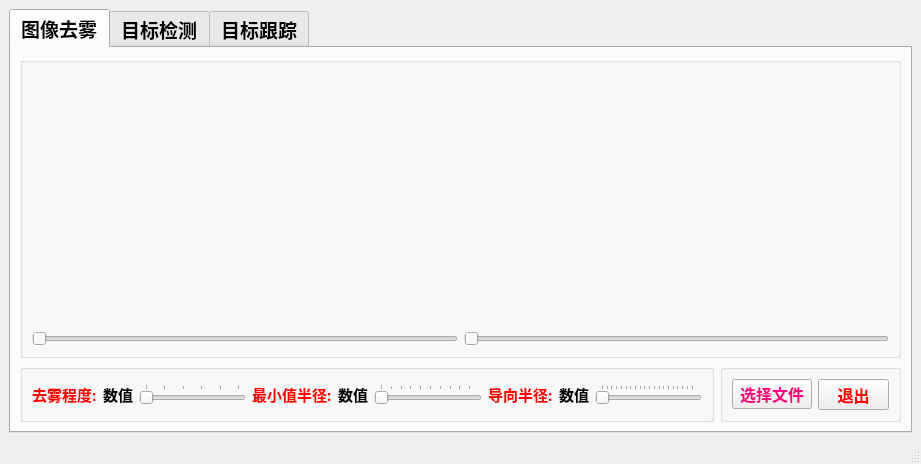
<?xml version="1.0" encoding="UTF-8"?>
<ui version="4.0">
 <class>MainWindow</class>
 <widget class="QMainWindow" name="MainWindow">
  <property name="geometry">
   <rect>
    <x>0</x>
    <y>0</y>
    <width>921</width>
    <height>464</height>
   </rect>
  </property>
  <property name="windowTitle">
   <string>智能图像处理系统</string>
  </property>
  <property name="windowIcon">
   <iconset>
    <normaloff>C:/Users/DELL/.designer/backup/xidianLogo.png</normaloff>C:/Users/DELL/.designer/backup/xidianLogo.png</iconset>
  </property>
  <widget class="QWidget" name="centralwidget">
   <layout class="QHBoxLayout" name="horizontalLayout_2">
    <item>
     <widget class="QTabWidget" name="tabWidget">
      <property name="sizePolicy">
       <sizepolicy hsizetype="Expanding" vsizetype="Expanding">
        <horstretch>0</horstretch>
        <verstretch>0</verstretch>
       </sizepolicy>
      </property>
      <property name="palette">
       <palette>
        <active>
         <colorrole role="ButtonText">
          <brush brushstyle="SolidPattern">
           <color alpha="255">
            <red>0</red>
            <green>85</green>
            <blue>255</blue>
           </color>
          </brush>
         </colorrole>
        </active>
        <inactive>
         <colorrole role="ButtonText">
          <brush brushstyle="SolidPattern">
           <color alpha="255">
            <red>0</red>
            <green>85</green>
            <blue>255</blue>
           </color>
          </brush>
         </colorrole>
        </inactive>
        <disabled>
         <colorrole role="ButtonText">
          <brush brushstyle="SolidPattern">
           <color alpha="255">
            <red>120</red>
            <green>120</green>
            <blue>120</blue>
           </color>
          </brush>
         </colorrole>
        </disabled>
       </palette>
      </property>
      <property name="font">
       <font>
        <family>Adobe Arabic</family>
        <pointsize>14</pointsize>
        <weight>75</weight>
        <bold>true</bold>
       </font>
      </property>
      <property name="currentIndex">
       <number>0</number>
      </property>
      <widget class="QWidget" name="tab">
       <attribute name="icon">
        <iconset>
         <normaloff>C:/Users/DELL/.designer/backup/ok_3.png</normaloff>C:/Users/DELL/.designer/backup/ok_3.png</iconset>
       </attribute>
       <attribute name="title">
        <string>图像去雾</string>
       </attribute>
       <layout class="QVBoxLayout" name="verticalLayout_7">
        <item>
         <widget class="QGroupBox" name="groupBox_6">
          <property name="title">
           <string/>
          </property>
          <layout class="QHBoxLayout" name="horizontalLayout_4">
           <item>
            <layout class="QVBoxLayout" name="verticalLayout_2">
             <property name="spacing">
              <number>30</number>
             </property>
             <item>
              <widget class="QLabel" name="label_2">
               <property name="sizePolicy">
                <sizepolicy hsizetype="Expanding" vsizetype="Expanding">
                 <horstretch>0</horstretch>
                 <verstretch>0</verstretch>
                </sizepolicy>
               </property>
               <property name="frameShape">
                <enum>QFrame::NoFrame</enum>
               </property>
              </widget>
             </item>
             <item>
              <widget class="QSlider" name="horizontalSlider_4">
               <property name="orientation">
                <enum>Qt::Horizontal</enum>
               </property>
              </widget>
             </item>
            </layout>
           </item>
           <item>
            <layout class="QVBoxLayout" name="verticalLayout">
             <property name="spacing">
              <number>30</number>
             </property>
             <item>
              <widget class="QLabel" name="label">
               <property name="sizePolicy">
                <sizepolicy hsizetype="Expanding" vsizetype="Expanding">
                 <horstretch>0</horstretch>
                 <verstretch>0</verstretch>
                </sizepolicy>
               </property>
               <property name="frameShape">
                <enum>QFrame::NoFrame</enum>
               </property>
              </widget>
             </item>
             <item>
              <widget class="QSlider" name="horizontalSlider_5">
               <property name="orientation">
                <enum>Qt::Horizontal</enum>
               </property>
              </widget>
             </item>
            </layout>
           </item>
          </layout>
         </widget>
        </item>
        <item>
         <layout class="QHBoxLayout" name="horizontalLayout_5">
          <item>
           <widget class="QGroupBox" name="groupBox">
            <property name="title">
             <string/>
            </property>
            <layout class="QHBoxLayout" name="horizontalLayout">
             <item>
              <widget class="QLabel" name="label_3">
               <property name="maximumSize">
                <size>
                 <width>90</width>
                 <height>30</height>
                </size>
               </property>
               <property name="palette">
                <palette>
                 <active>
                  <colorrole role="WindowText">
                   <brush brushstyle="SolidPattern">
                    <color alpha="255">
                     <red>255</red>
                     <green>0</green>
                     <blue>0</blue>
                    </color>
                   </brush>
                  </colorrole>
                 </active>
                 <inactive>
                  <colorrole role="WindowText">
                   <brush brushstyle="SolidPattern">
                    <color alpha="255">
                     <red>255</red>
                     <green>0</green>
                     <blue>0</blue>
                    </color>
                   </brush>
                  </colorrole>
                 </inactive>
                 <disabled>
                  <colorrole role="WindowText">
                   <brush brushstyle="SolidPattern">
                    <color alpha="255">
                     <red>120</red>
                     <green>120</green>
                     <blue>120</blue>
                    </color>
                   </brush>
                  </colorrole>
                 </disabled>
                </palette>
               </property>
               <property name="font">
                <font>
                 <pointsize>11</pointsize>
                 <weight>75</weight>
                 <bold>true</bold>
                </font>
               </property>
               <property name="text">
                <string>去雾程度:</string>
               </property>
              </widget>
             </item>
             <item>
              <widget class="QLabel" name="label_11">
               <property name="font">
                <font>
                 <pointsize>11</pointsize>
                </font>
               </property>
               <property name="text">
                <string>数值</string>
               </property>
              </widget>
             </item>
             <item>
              <widget class="QSlider" name="horizontalSlider">
               <property name="toolTip">
                <string>此处对应百分比形式:%</string>
               </property>
               <property name="minimum">
                <number>50</number>
               </property>
               <property name="maximum">
                <number>100</number>
               </property>
               <property name="singleStep">
                <number>1</number>
               </property>
               <property name="orientation">
                <enum>Qt::Horizontal</enum>
               </property>
               <property name="tickPosition">
                <enum>QSlider::TicksAbove</enum>
               </property>
              </widget>
             </item>
             <item>
              <widget class="QLabel" name="label_4">
               <property name="maximumSize">
                <size>
                 <width>100</width>
                 <height>30</height>
                </size>
               </property>
               <property name="palette">
                <palette>
                 <active>
                  <colorrole role="WindowText">
                   <brush brushstyle="SolidPattern">
                    <color alpha="255">
                     <red>255</red>
                     <green>0</green>
                     <blue>0</blue>
                    </color>
                   </brush>
                  </colorrole>
                 </active>
                 <inactive>
                  <colorrole role="WindowText">
                   <brush brushstyle="SolidPattern">
                    <color alpha="255">
                     <red>255</red>
                     <green>0</green>
                     <blue>0</blue>
                    </color>
                   </brush>
                  </colorrole>
                 </inactive>
                 <disabled>
                  <colorrole role="WindowText">
                   <brush brushstyle="SolidPattern">
                    <color alpha="255">
                     <red>120</red>
                     <green>120</green>
                     <blue>120</blue>
                    </color>
                   </brush>
                  </colorrole>
                 </disabled>
                </palette>
               </property>
               <property name="font">
                <font>
                 <pointsize>11</pointsize>
                 <weight>75</weight>
                 <bold>true</bold>
                </font>
               </property>
               <property name="text">
                <string>最小值半径:</string>
               </property>
              </widget>
             </item>
             <item>
              <widget class="QLabel" name="label_13">
               <property name="font">
                <font>
                 <pointsize>11</pointsize>
                </font>
               </property>
               <property name="text">
                <string>数值</string>
               </property>
              </widget>
             </item>
             <item>
              <widget class="QSlider" name="horizontalSlider_2">
               <property name="toolTip">
                <string>&lt;html&gt;&lt;head/&gt;&lt;body&gt;&lt;p&gt;此处用于设定最小值半径,范围:(5,100)&lt;/p&gt;&lt;/body&gt;&lt;/html&gt;</string>
               </property>
               <property name="minimum">
                <number>5</number>
               </property>
               <property name="maximum">
                <number>100</number>
               </property>
               <property name="orientation">
                <enum>Qt::Horizontal</enum>
               </property>
               <property name="tickPosition">
                <enum>QSlider::TicksAbove</enum>
               </property>
              </widget>
             </item>
             <item>
              <widget class="QLabel" name="label_5">
               <property name="maximumSize">
                <size>
                 <width>91</width>
                 <height>21</height>
                </size>
               </property>
               <property name="palette">
                <palette>
                 <active>
                  <colorrole role="WindowText">
                   <brush brushstyle="SolidPattern">
                    <color alpha="255">
                     <red>255</red>
                     <green>0</green>
                     <blue>0</blue>
                    </color>
                   </brush>
                  </colorrole>
                 </active>
                 <inactive>
                  <colorrole role="WindowText">
                   <brush brushstyle="SolidPattern">
                    <color alpha="255">
                     <red>255</red>
                     <green>0</green>
                     <blue>0</blue>
                    </color>
                   </brush>
                  </colorrole>
                 </inactive>
                 <disabled>
                  <colorrole role="WindowText">
                   <brush brushstyle="SolidPattern">
                    <color alpha="255">
                     <red>120</red>
                     <green>120</green>
                     <blue>120</blue>
                    </color>
                   </brush>
                  </colorrole>
                 </disabled>
                </palette>
               </property>
               <property name="font">
                <font>
                 <pointsize>11</pointsize>
                 <weight>75</weight>
                 <bold>true</bold>
                </font>
               </property>
               <property name="text">
                <string>导向半径:</string>
               </property>
              </widget>
             </item>
             <item>
              <widget class="QLabel" name="label_14">
               <property name="font">
                <font>
                 <pointsize>11</pointsize>
                </font>
               </property>
               <property name="text">
                <string>数值</string>
               </property>
              </widget>
             </item>
             <item>
              <widget class="QSlider" name="horizontalSlider_3">
               <property name="toolTip">
                <string>此处用于设定导向滤波半径,范围:(5,200)</string>
               </property>
               <property name="minimum">
                <number>5</number>
               </property>
               <property name="maximum">
                <number>200</number>
               </property>
               <property name="orientation">
                <enum>Qt::Horizontal</enum>
               </property>
               <property name="tickPosition">
                <enum>QSlider::TicksAbove</enum>
               </property>
              </widget>
             </item>
            </layout>
           </widget>
          </item>
          <item>
           <widget class="QGroupBox" name="groupBox_2">
            <property name="maximumSize">
             <size>
              <width>400</width>
              <height>68</height>
             </size>
            </property>
            <property name="title">
             <string/>
            </property>
            <layout class="QHBoxLayout" name="horizontalLayout_3">
             <item>
              <widget class="QPushButton" name="pushButton_2">
               <property name="maximumSize">
                <size>
                 <width>90</width>
                 <height>30</height>
                </size>
               </property>
               <property name="palette">
                <palette>
                 <active>
                  <colorrole role="ButtonText">
                   <brush brushstyle="SolidPattern">
                    <color alpha="255">
                     <red>255</red>
                     <green>0</green>
                     <blue>127</blue>
                    </color>
                   </brush>
                  </colorrole>
                 </active>
                 <inactive>
                  <colorrole role="ButtonText">
                   <brush brushstyle="SolidPattern">
                    <color alpha="255">
                     <red>255</red>
                     <green>0</green>
                     <blue>127</blue>
                    </color>
                   </brush>
                  </colorrole>
                 </inactive>
                 <disabled>
                  <colorrole role="ButtonText">
                   <brush brushstyle="SolidPattern">
                    <color alpha="255">
                     <red>120</red>
                     <green>120</green>
                     <blue>120</blue>
                    </color>
                   </brush>
                  </colorrole>
                 </disabled>
                </palette>
               </property>
               <property name="font">
                <font>
                 <pointsize>12</pointsize>
                </font>
               </property>
               <property name="text">
                <string>选择文件</string>
               </property>
              </widget>
             </item>
             <item>
              <widget class="QPushButton" name="pushButton_3">
               <property name="maximumSize">
                <size>
                 <width>71</width>
                 <height>31</height>
                </size>
               </property>
               <property name="palette">
                <palette>
                 <active>
                  <colorrole role="ButtonText">
                   <brush brushstyle="SolidPattern">
                    <color alpha="255">
                     <red>255</red>
                     <green>0</green>
                     <blue>0</blue>
                    </color>
                   </brush>
                  </colorrole>
                 </active>
                 <inactive>
                  <colorrole role="ButtonText">
                   <brush brushstyle="SolidPattern">
                    <color alpha="255">
                     <red>255</red>
                     <green>0</green>
                     <blue>0</blue>
                    </color>
                   </brush>
                  </colorrole>
                 </inactive>
                 <disabled>
                  <colorrole role="ButtonText">
                   <brush brushstyle="SolidPattern">
                    <color alpha="255">
                     <red>120</red>
                     <green>120</green>
                     <blue>120</blue>
                    </color>
                   </brush>
                  </colorrole>
                 </disabled>
                </palette>
               </property>
               <property name="font">
                <font>
                 <pointsize>12</pointsize>
                </font>
               </property>
               <property name="text">
                <string>退出</string>
               </property>
              </widget>
             </item>
            </layout>
           </widget>
          </item>
         </layout>
        </item>
       </layout>
      </widget>
      <widget class="QWidget" name="tab_3">
       <attribute name="icon">
        <iconset>
         <normaloff>C:/Users/DELL/.designer/backup/ok_4.png</normaloff>C:/Users/DELL/.designer/backup/ok_4.png</iconset>
       </attribute>
       <attribute name="title">
        <string>目标检测</string>
       </attribute>
       <layout class="QVBoxLayout" name="verticalLayout_8">
        <item>
         <layout class="QHBoxLayout" name="horizontalLayout_11">
          <item>
           <layout class="QVBoxLayout" name="verticalLayout_3">
            <property name="spacing">
             <number>30</number>
            </property>
            <item>
             <widget class="QLabel" name="label_6">
              <property name="sizePolicy">
               <sizepolicy hsizetype="Expanding" vsizetype="Expanding">
                <horstretch>0</horstretch>
                <verstretch>0</verstretch>
               </sizepolicy>
              </property>
              <property name="frameShape">
               <enum>QFrame::NoFrame</enum>
              </property>
             </widget>
            </item>
            <item>
             <widget class="QSlider" name="horizontalSlider_6">
              <property name="orientation">
               <enum>Qt::Horizontal</enum>
              </property>
             </widget>
            </item>
           </layout>
          </item>
          <item>
           <layout class="QVBoxLayout" name="verticalLayout_4">
            <property name="spacing">
             <number>30</number>
            </property>
            <item>
             <widget class="QLabel" name="label_7">
              <property name="sizePolicy">
               <sizepolicy hsizetype="Expanding" vsizetype="Expanding">
                <horstretch>0</horstretch>
                <verstretch>0</verstretch>
               </sizepolicy>
              </property>
              <property name="frameShape">
               <enum>QFrame::NoFrame</enum>
              </property>
             </widget>
            </item>
            <item>
             <widget class="QSlider" name="horizontalSlider_7">
              <property name="orientation">
               <enum>Qt::Horizontal</enum>
              </property>
             </widget>
            </item>
           </layout>
          </item>
         </layout>
        </item>
        <item>
         <widget class="QGroupBox" name="groupBox_4">
          <property name="maximumSize">
           <size>
            <width>1500</width>
            <height>68</height>
           </size>
          </property>
          <property name="title">
           <string/>
          </property>
          <layout class="QHBoxLayout" name="horizontalLayout_7">
           <item>
            <widget class="QPushButton" name="pushButton_6">
             <property name="maximumSize">
              <size>
               <width>95</width>
               <height>27</height>
              </size>
             </property>
             <property name="palette">
              <palette>
               <active>
                <colorrole role="ButtonText">
                 <brush brushstyle="SolidPattern">
                  <color alpha="255">
                   <red>255</red>
                   <green>0</green>
                   <blue>127</blue>
                  </color>
                 </brush>
                </colorrole>
               </active>
               <inactive>
                <colorrole role="ButtonText">
                 <brush brushstyle="SolidPattern">
                  <color alpha="255">
                   <red>255</red>
                   <green>0</green>
                   <blue>127</blue>
                  </color>
                 </brush>
                </colorrole>
               </inactive>
               <disabled>
                <colorrole role="ButtonText">
                 <brush brushstyle="SolidPattern">
                  <color alpha="255">
                   <red>120</red>
                   <green>120</green>
                   <blue>120</blue>
                  </color>
                 </brush>
                </colorrole>
               </disabled>
              </palette>
             </property>
             <property name="font">
              <font>
               <pointsize>12</pointsize>
              </font>
             </property>
             <property name="text">
              <string>选择文件</string>
             </property>
            </widget>
           </item>
           <item>
            <widget class="QPushButton" name="pushButton_7">
             <property name="maximumSize">
              <size>
               <width>71</width>
               <height>31</height>
              </size>
             </property>
             <property name="palette">
              <palette>
               <active>
                <colorrole role="ButtonText">
                 <brush brushstyle="SolidPattern">
                  <color alpha="255">
                   <red>255</red>
                   <green>0</green>
                   <blue>0</blue>
                  </color>
                 </brush>
                </colorrole>
               </active>
               <inactive>
                <colorrole role="ButtonText">
                 <brush brushstyle="SolidPattern">
                  <color alpha="255">
                   <red>255</red>
                   <green>0</green>
                   <blue>0</blue>
                  </color>
                 </brush>
                </colorrole>
               </inactive>
               <disabled>
                <colorrole role="ButtonText">
                 <brush brushstyle="SolidPattern">
                  <color alpha="255">
                   <red>120</red>
                   <green>120</green>
                   <blue>120</blue>
                  </color>
                 </brush>
                </colorrole>
               </disabled>
              </palette>
             </property>
             <property name="font">
              <font>
               <pointsize>12</pointsize>
              </font>
             </property>
             <property name="text">
              <string>退出</string>
             </property>
            </widget>
           </item>
          </layout>
         </widget>
        </item>
       </layout>
      </widget>
      <widget class="QWidget" name="tab_2">
       <attribute name="icon">
        <iconset>
         <normaloff>C:/Users/DELL/.designer/backup/ok_1.png</normaloff>C:/Users/DELL/.designer/backup/ok_1.png</iconset>
       </attribute>
       <attribute name="title">
        <string>目标跟踪</string>
       </attribute>
       <layout class="QGridLayout" name="gridLayout">
        <item row="0" column="0">
         <layout class="QVBoxLayout" name="verticalLayout_9" stretch="5,1">
          <item>
           <layout class="QHBoxLayout" name="horizontalLayout_6">
            <item>
             <layout class="QVBoxLayout" name="verticalLayout_6">
              <item>
               <widget class="QLabel" name="label_8">
                <property name="frameShape">
                 <enum>QFrame::NoFrame</enum>
                </property>
               </widget>
              </item>
              <item>
               <widget class="QSlider" name="horizontalSlider_8">
                <property name="orientation">
                 <enum>Qt::Horizontal</enum>
                </property>
               </widget>
              </item>
             </layout>
            </item>
            <item>
             <layout class="QVBoxLayout" name="verticalLayout_5">
              <item>
               <widget class="QLabel" name="label_9">
                <property name="frameShape">
                 <enum>QFrame::NoFrame</enum>
                </property>
               </widget>
              </item>
              <item>
               <widget class="QSlider" name="horizontalSlider_9">
                <property name="orientation">
                 <enum>Qt::Horizontal</enum>
                </property>
               </widget>
              </item>
             </layout>
            </item>
           </layout>
          </item>
          <item>
           <layout class="QHBoxLayout" name="horizontalLayout_10" stretch="2,1">
            <property name="spacing">
             <number>20</number>
            </property>
            <item>
             <widget class="QGroupBox" name="groupBox_5">
              <property name="maximumSize">
               <size>
                <width>1000</width>
                <height>68</height>
               </size>
              </property>
              <property name="title">
               <string/>
              </property>
              <layout class="QHBoxLayout" name="horizontalLayout_9">
               <item>
                <widget class="QLabel" name="label_10">
                 <property name="maximumSize">
                  <size>
                   <width>80</width>
                   <height>30</height>
                  </size>
                 </property>
                 <property name="palette">
                  <palette>
                   <active>
                    <colorrole role="WindowText">
                     <brush brushstyle="SolidPattern">
                      <color alpha="255">
                       <red>255</red>
                       <green>0</green>
                       <blue>0</blue>
                      </color>
                     </brush>
                    </colorrole>
                   </active>
                   <inactive>
                    <colorrole role="WindowText">
                     <brush brushstyle="SolidPattern">
                      <color alpha="255">
                       <red>255</red>
                       <green>0</green>
                       <blue>0</blue>
                      </color>
                     </brush>
                    </colorrole>
                   </inactive>
                   <disabled>
                    <colorrole role="WindowText">
                     <brush brushstyle="SolidPattern">
                      <color alpha="255">
                       <red>120</red>
                       <green>120</green>
                       <blue>120</blue>
                      </color>
                     </brush>
                    </colorrole>
                   </disabled>
                  </palette>
                 </property>
                 <property name="font">
                  <font>
                   <pointsize>12</pointsize>
                   <weight>75</weight>
                   <bold>true</bold>
                  </font>
                 </property>
                 <property name="text">
                  <string>帧率：</string>
                 </property>
                </widget>
               </item>
               <item>
                <widget class="QLineEdit" name="lineEdit_4">
                 <property name="maximumSize">
                  <size>
                   <width>70</width>
                   <height>30</height>
                  </size>
                 </property>
                 <property name="font">
                  <font>
                   <pointsize>12</pointsize>
                   <weight>50</weight>
                   <bold>false</bold>
                  </font>
                 </property>
                 <property name="toolTip">
                  <string>此处显示跟踪帧率大小</string>
                 </property>
                </widget>
               </item>
               <item>
                <widget class="QLabel" name="label_12">
                 <property name="maximumSize">
                  <size>
                   <width>80</width>
                   <height>30</height>
                  </size>
                 </property>
                 <property name="palette">
                  <palette>
                   <active>
                    <colorrole role="WindowText">
                     <brush brushstyle="SolidPattern">
                      <color alpha="255">
                       <red>255</red>
                       <green>0</green>
                       <blue>0</blue>
                      </color>
                     </brush>
                    </colorrole>
                   </active>
                   <inactive>
                    <colorrole role="WindowText">
                     <brush brushstyle="SolidPattern">
                      <color alpha="255">
                       <red>255</red>
                       <green>0</green>
                       <blue>0</blue>
                      </color>
                     </brush>
                    </colorrole>
                   </inactive>
                   <disabled>
                    <colorrole role="WindowText">
                     <brush brushstyle="SolidPattern">
                      <color alpha="255">
                       <red>120</red>
                       <green>120</green>
                       <blue>120</blue>
                      </color>
                     </brush>
                    </colorrole>
                   </disabled>
                  </palette>
                 </property>
                 <property name="font">
                  <font>
                   <pointsize>12</pointsize>
                   <weight>75</weight>
                   <bold>true</bold>
                  </font>
                 </property>
                 <property name="text">
                  <string>准确率：</string>
                 </property>
                </widget>
               </item>
               <item>
                <widget class="QLineEdit" name="lineEdit_6">
                 <property name="maximumSize">
                  <size>
                   <width>70</width>
                   <height>30</height>
                  </size>
                 </property>
                 <property name="toolTip">
                  <string>此处显示跟踪结果准确程度</string>
                 </property>
                </widget>
               </item>
              </layout>
             </widget>
            </item>
            <item>
             <widget class="QGroupBox" name="groupBox_3">
              <property name="maximumSize">
               <size>
                <width>400</width>
                <height>68</height>
               </size>
              </property>
              <property name="title">
               <string/>
              </property>
              <layout class="QHBoxLayout" name="horizontalLayout_8">
               <item>
                <widget class="QPushButton" name="pushButton_5">
                 <property name="maximumSize">
                  <size>
                   <width>91</width>
                   <height>31</height>
                  </size>
                 </property>
                 <property name="palette">
                  <palette>
                   <active>
                    <colorrole role="ButtonText">
                     <brush brushstyle="SolidPattern">
                      <color alpha="255">
                       <red>255</red>
                       <green>0</green>
                       <blue>127</blue>
                      </color>
                     </brush>
                    </colorrole>
                   </active>
                   <inactive>
                    <colorrole role="ButtonText">
                     <brush brushstyle="SolidPattern">
                      <color alpha="255">
                       <red>255</red>
                       <green>0</green>
                       <blue>127</blue>
                      </color>
                     </brush>
                    </colorrole>
                   </inactive>
                   <disabled>
                    <colorrole role="ButtonText">
                     <brush brushstyle="SolidPattern">
                      <color alpha="255">
                       <red>120</red>
                       <green>120</green>
                       <blue>120</blue>
                      </color>
                     </brush>
                    </colorrole>
                   </disabled>
                  </palette>
                 </property>
                 <property name="font">
                  <font>
                   <pointsize>12</pointsize>
                  </font>
                 </property>
                 <property name="text">
                  <string>选择视频</string>
                 </property>
                </widget>
               </item>
               <item>
                <widget class="QPushButton" name="pushButton_9">
                 <property name="maximumSize">
                  <size>
                   <width>71</width>
                   <height>31</height>
                  </size>
                 </property>
                 <property name="palette">
                  <palette>
                   <active>
                    <colorrole role="ButtonText">
                     <brush brushstyle="SolidPattern">
                      <color alpha="255">
                       <red>255</red>
                       <green>0</green>
                       <blue>0</blue>
                      </color>
                     </brush>
                    </colorrole>
                   </active>
                   <inactive>
                    <colorrole role="ButtonText">
                     <brush brushstyle="SolidPattern">
                      <color alpha="255">
                       <red>255</red>
                       <green>0</green>
                       <blue>0</blue>
                      </color>
                     </brush>
                    </colorrole>
                   </inactive>
                   <disabled>
                    <colorrole role="ButtonText">
                     <brush brushstyle="SolidPattern">
                      <color alpha="255">
                       <red>120</red>
                       <green>120</green>
                       <blue>120</blue>
                      </color>
                     </brush>
                    </colorrole>
                   </disabled>
                  </palette>
                 </property>
                 <property name="font">
                  <font>
                   <pointsize>12</pointsize>
                  </font>
                 </property>
                 <property name="text">
                  <string>退出</string>
                 </property>
                </widget>
               </item>
              </layout>
             </widget>
            </item>
           </layout>
          </item>
         </layout>
        </item>
       </layout>
      </widget>
     </widget>
    </item>
   </layout>
  </widget>
  <widget class="QMenuBar" name="menubar">
   <property name="geometry">
    <rect>
     <x>0</x>
     <y>0</y>
     <width>921</width>
     <height>23</height>
    </rect>
   </property>
  </widget>
  <widget class="QStatusBar" name="statusbar"/>
 </widget>
 <resources/>
 <connections>
  <connection>
   <sender>pushButton_2</sender>
   <signal>clicked()</signal>
   <receiver>label_2</receiver>
   <slot>show()</slot>
   <hints>
    <hint type="sourcelabel">
     <x>691</x>
     <y>496</y>
    </hint>
    <hint type="destinationlabel">
     <x>256</x>
     <y>335</y>
    </hint>
   </hints>
  </connection>
  <connection>
   <sender>pushButton_3</sender>
   <signal>clicked()</signal>
   <receiver>tabWidget</receiver>
   <slot>close()</slot>
   <hints>
    <hint type="sourcelabel">
     <x>803</x>
     <y>495</y>
    </hint>
    <hint type="destinationlabel">
     <x>821</x>
     <y>457</y>
    </hint>
   </hints>
  </connection>
  <connection>
   <sender>pushButton_6</sender>
   <signal>clicked()</signal>
   <receiver>label_6</receiver>
   <slot>show()</slot>
   <hints>
    <hint type="sourcelabel">
     <x>297</x>
     <y>502</y>
    </hint>
    <hint type="destinationlabel">
     <x>258</x>
     <y>329</y>
    </hint>
   </hints>
  </connection>
  <connection>
   <sender>groupBox_4</sender>
   <signal>clicked()</signal>
   <receiver>tabWidget</receiver>
   <slot>close()</slot>
   <hints>
    <hint type="sourcelabel">
     <x>573</x>
     <y>498</y>
    </hint>
    <hint type="destinationlabel">
     <x>856</x>
     <y>454</y>
    </hint>
   </hints>
  </connection>
  <connection>
   <sender>pushButton_5</sender>
   <signal>clicked()</signal>
   <receiver>label_8</receiver>
   <slot>show()</slot>
   <hints>
    <hint type="sourcelabel">
     <x>652</x>
     <y>496</y>
    </hint>
    <hint type="destinationlabel">
     <x>360</x>
     <y>367</y>
    </hint>
   </hints>
  </connection>
  <connection>
   <sender>pushButton_9</sender>
   <signal>clicked()</signal>
   <receiver>tabWidget</receiver>
   <slot>close()</slot>
   <hints>
    <hint type="sourcelabel">
     <x>771</x>
     <y>497</y>
    </hint>
    <hint type="destinationlabel">
     <x>841</x>
     <y>540</y>
    </hint>
   </hints>
  </connection>
 </connections>
</ui>
